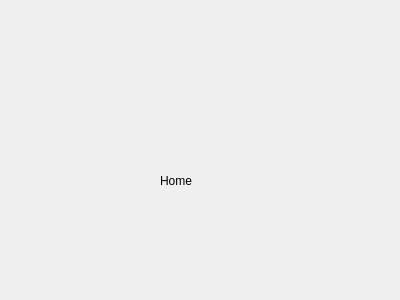
<?xml version="1.0" encoding="UTF-8"?>
<ui version="4.0">
 <class>HomeDialog</class>
 <widget class="QDialog" name="HomeDialog">
  <property name="geometry">
   <rect>
    <x>0</x>
    <y>0</y>
    <width>400</width>
    <height>300</height>
   </rect>
  </property>
  <property name="windowTitle">
   <string>Dialog</string>
  </property>
  <widget class="QLabel" name="label">
   <property name="geometry">
    <rect>
     <x>160</x>
     <y>170</y>
     <width>80</width>
     <height>21</height>
    </rect>
   </property>
   <property name="text">
    <string>Home</string>
   </property>
  </widget>
 </widget>
 <resources/>
 <connections/>
</ui>
